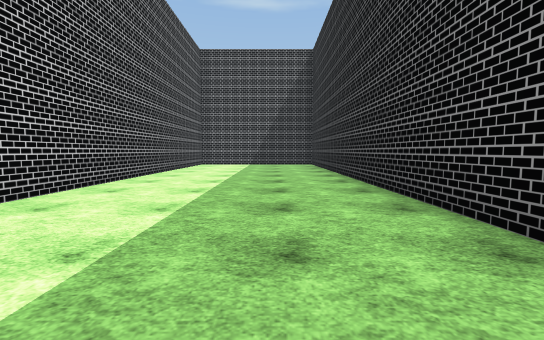
view 1 (above)

23 first-person views from a walk through a scene from a Unity 3-D project. The camera is 1.2 m above the floor, tilts 4° down and sees 90° across. The floor is counted in squares, 2 m on a side. Each view is taken from the middle of a square. On the plan, view 1 faces up. The plan holds only what a view shows up to about 9 squares ahead; the rest is blank. The place goes on beyond the plan. The player character is not drawn. Surface patterns are stand-ins for the level's own textures.

view 2
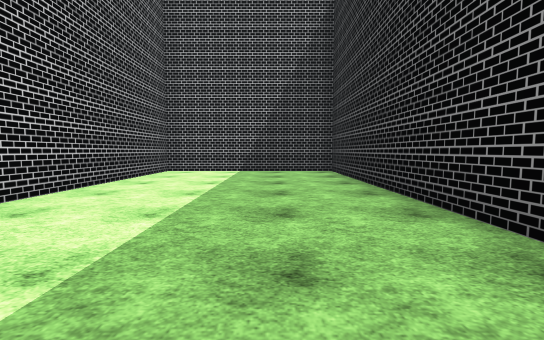

view 3
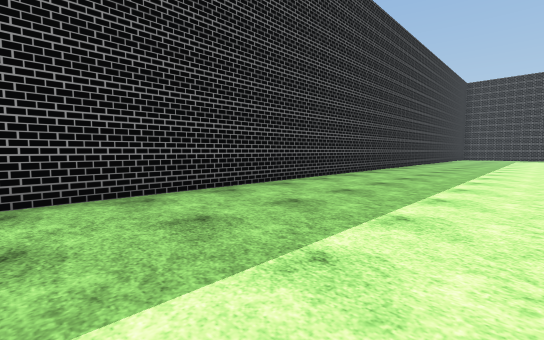

view 4
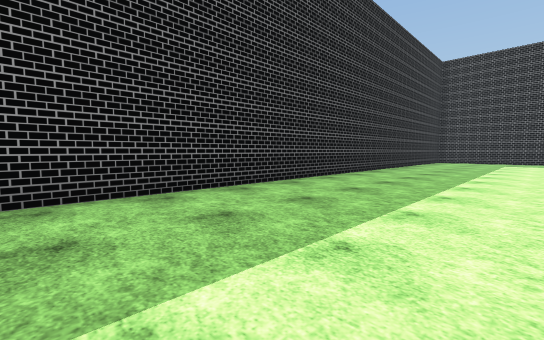

view 5
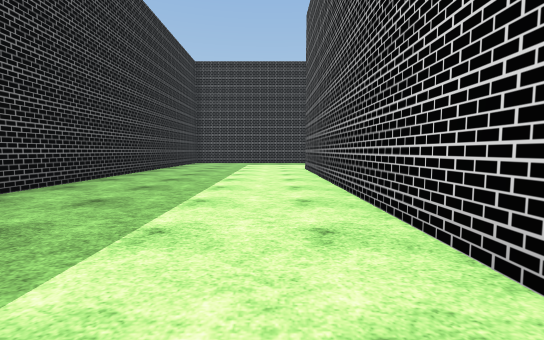

view 6
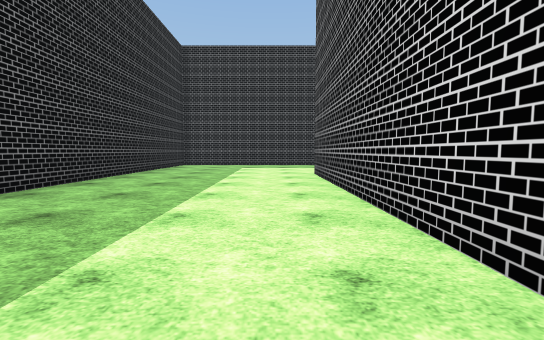

view 7
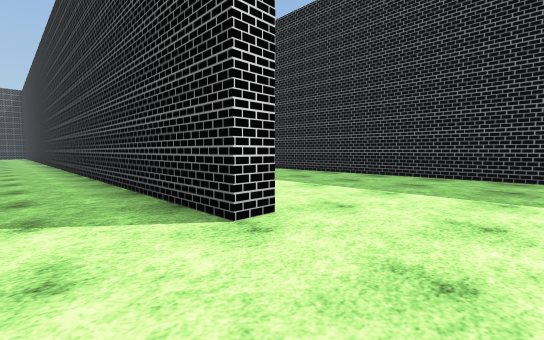

view 8
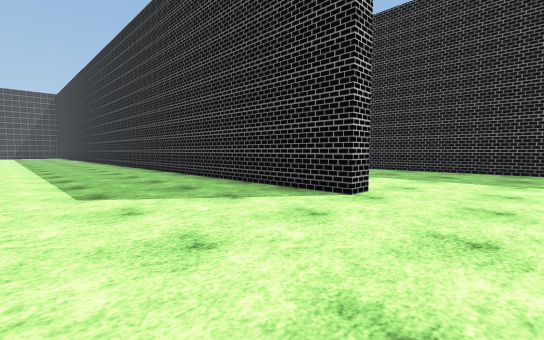

view 9
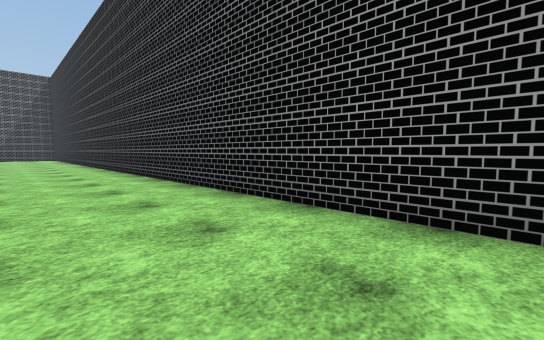

view 10
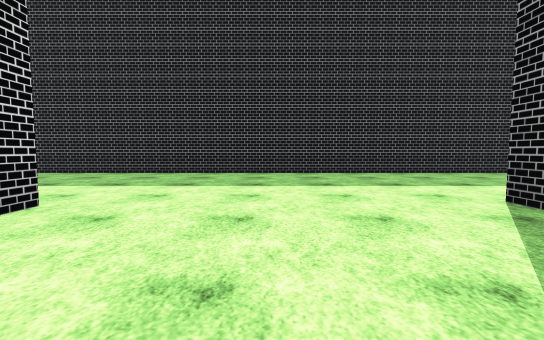

view 11
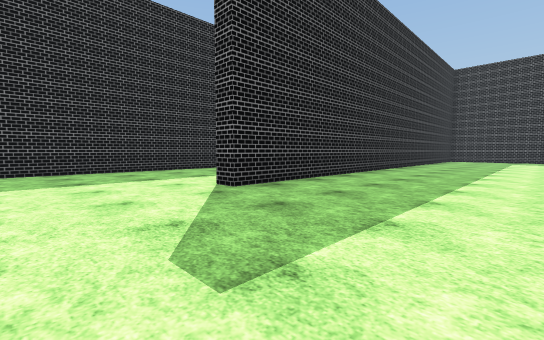

view 12
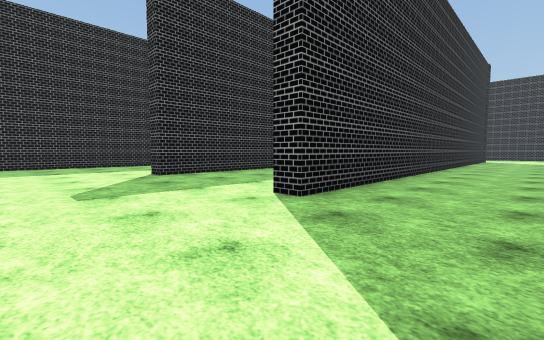

view 13
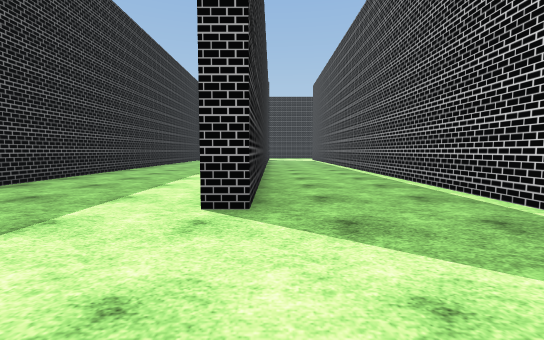

view 14
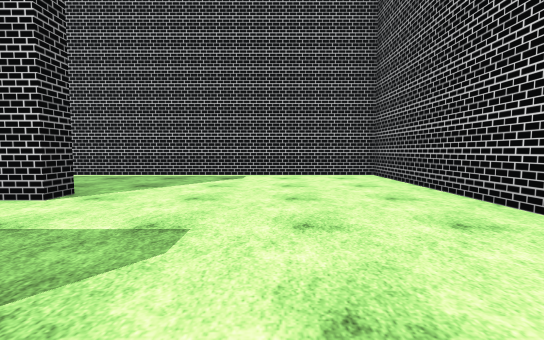

view 15
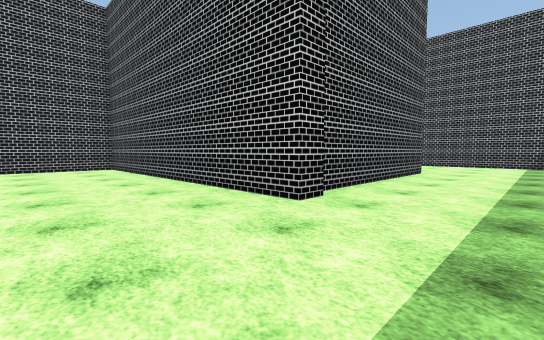

view 16
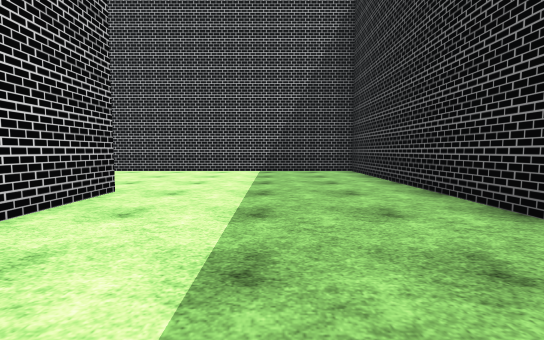

view 17
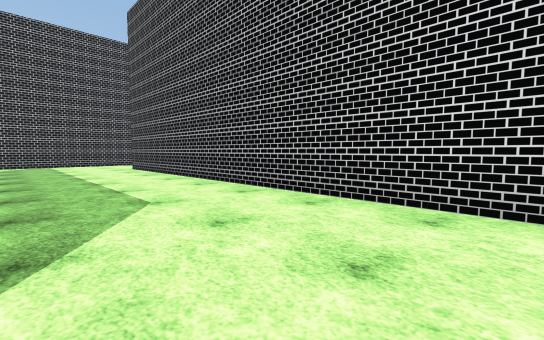

view 18
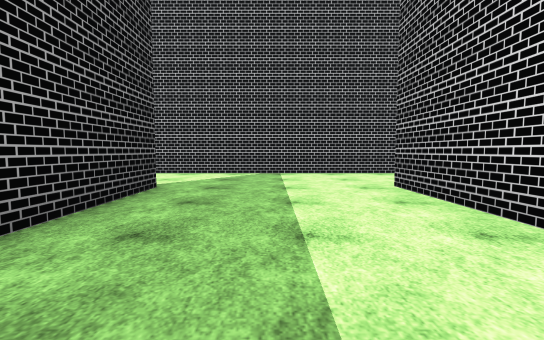

view 19
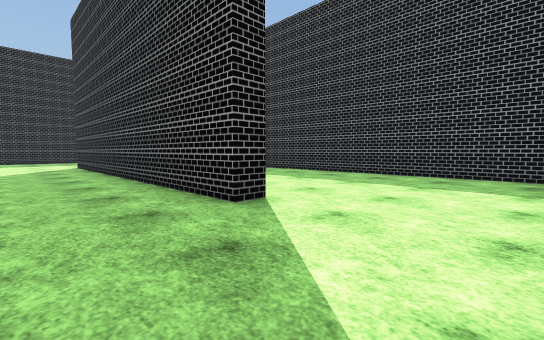

view 20
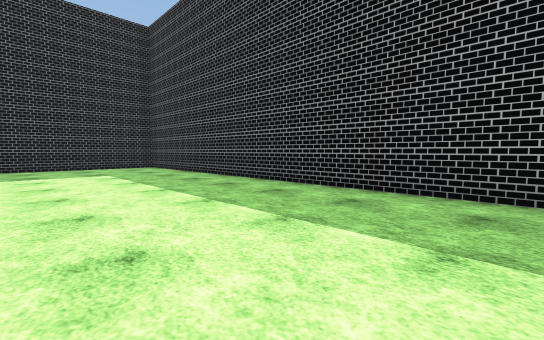

view 21
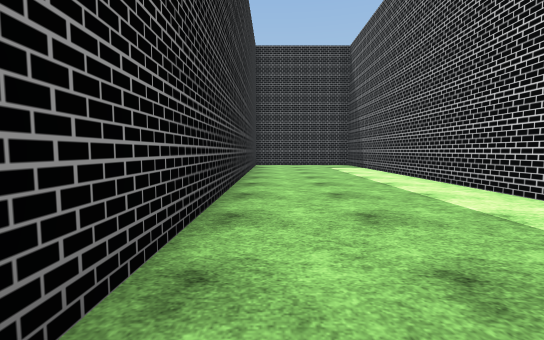

view 22
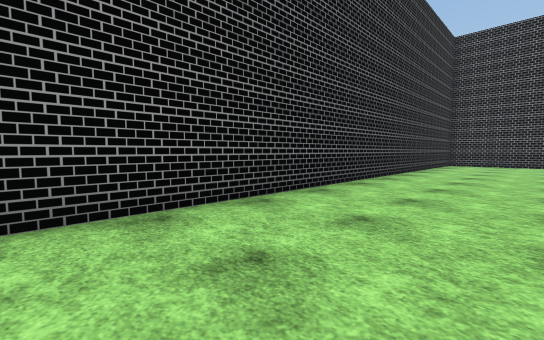

view 23
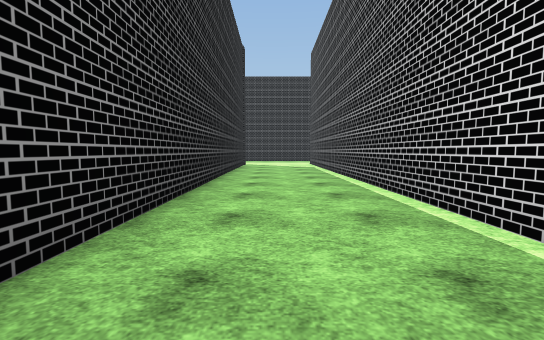

### Floor plan
Points are (right, up) in squares from view 1. A wall is a line through its corners. A room is listed if a view was taken in it or the views show most of it. See-through windows are left out.
Room 1 (views 1, 2, 3, 4, 5, 6)
walls: (-3.1, -5) (-3.1, -13.2) (-3.6, -13.2); (1.8, -15.1) (1.8, 12.1) (-3.1, 12.1) (-3.1, 3)
ways out: opening at (-3, -14.5) to room 2
Room 2 (views 7, 8, 9, 10, 11, 12, 13, 14, 15, 16, 17, 18, 19, 20, 21, 22, 23)
walls: (-8.1, 3.1) (-8.1, 2.5) (-15.8, 2.5) (-15.8, -15); (-8.8, 4.4) (-8.8, 7.1); (-12.3, -9.2) (-12.3, -15); (-8.3, 8) (-8.3, 3.4); (-20.1, 3) (-10.1, 3); (-17.5, 7.5) (-17.5, 8.1) (-9.1, 8.1); (-3.6, -13.2) (-3.6, 12.1) (-17.6, 12.1); (-8.3, -15.1) (-8.3, -2.8) (-7.8, -2.8); (-12.8, -15) (-12.8, -2.8) (-12.3, -2.8) (-12.3, -3.4); (-20.3, 12.5) (-20.3, 6.9)
ways out: opening at (-3, -14.5) to room 1

Where each view was taken, in squares from view 1:
view 1: 0 up, 0 right, facing up
view 2: 4 up, 0 right, facing up
view 3: 4 up, 2 left, facing down-right
view 4: 2 down, 2 left, facing down-right
view 5: 4 down, 2 left, facing down
view 6: 6 down, 2 left, facing down
view 7: 15 down, 5 left, facing up-right
view 8: 15 down, 7 left, facing up-right
view 9: 9 down, 6 left, facing up-right
view 10: 0 up, 11 left, facing right
view 11: 0 up, 12 left, facing down-right
view 12: 0 up, 15 left, facing down-right
view 13: 0 up, 13 left, facing down
view 14: 0 up, 9 left, facing left
view 15: 0 up, 6 left, facing up-left
view 16: 4 up, 6 left, facing up
view 17: 9 up, 8 left, facing up-left
view 18: 10 up, 13 left, facing left
view 19: 10 up, 20 left, facing down-right
view 20: 7 up, 19 left, facing down-right
view 21: 6 down, 9 left, facing down
view 22: 5 down, 11 left, facing down-right
view 23: 6 down, 14 left, facing down
